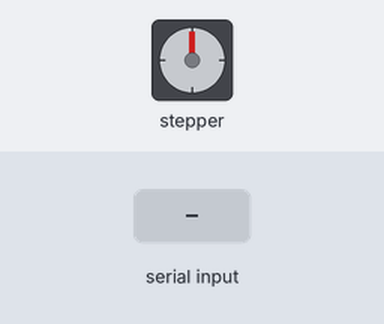
Recording of a sketch running on a simulated Arduino Uno, built with avr-gcc and run on an emulated ATmega328P. On the bench: stepper motor. The test bench sets the inputs (shaded band). Stepper angles assume 200 steps per turn.

Above: at 1.2 s.
1.3 s: "90,45\n" received over Serial
At 4.1 s:
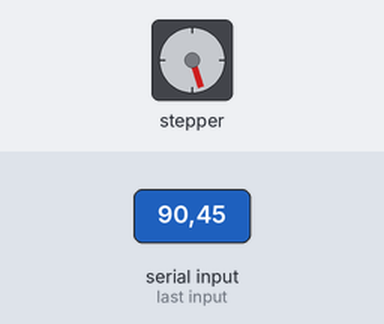
4.3 s: "30,150\n" received over Serial
At 6.8 s:
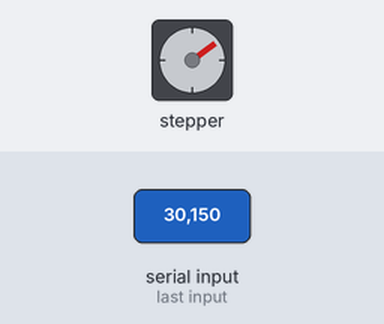
7.3 s: "200\n" received over Serial
At 7.72 s:
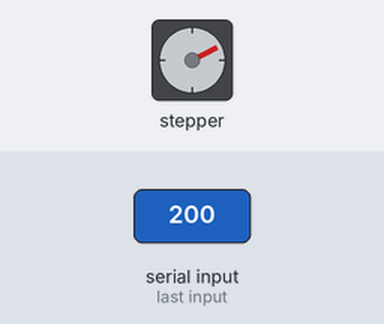
10.3 s: "90\n" received over Serial
13.3 s: "200\n" received over Serial
Timing chart, 0 to 17.3 s (numbered marks = the images above; inputs shaded):
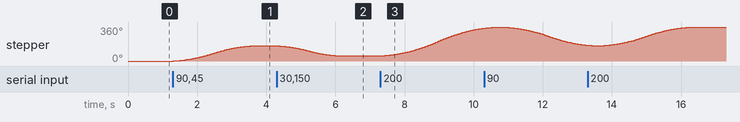

Measured:
- after the input at 1.3 s, stepper: turns 162° clockwise in 2.3 s, starting at once
- after the input at 4.3 s, stepper: turns 108° counter-clockwise in 1.8 s, starting at once
- after the input at 7.3 s, stepper: keeps turning clockwise at about 99°/s, starting at once

The sketch:

Control_con_puerto_serial.ino
```cpp
#include <AccelStepper.h>

const int stepPin = 2;
const int dirPin = 5;

AccelStepper motor1(1, stepPin, dirPin); // (Tipo de driver: con dos pines, STEP, DIR)

///////////////////// COMUNICACION SERIAL ////////////////
String inputString = "";
bool stringComplete = false;
int posicion = 0; // pasos

unsigned long lastTime = 0;

void setup() {
  Serial.begin(9600);
  motor1.setMaxSpeed(600);
  motor1.setAcceleration(50);
  //motor1.setCurrentPosition(0);
}
void loop() {

  ////////// SI RECIBE DATOS /////////////
  if (stringComplete)
  {
    posicion = inputString.toInt();

    inputString = "";
    stringComplete = false;
  }

   motor1.moveTo(posicion); // Definir el movimiento del motor hasta una posición en una referencia absoluta.
   motor1.run();
}

/////////////// RECEPCION DE DATOS /////////////////////
void serialEvent() {
  while (Serial.available()) {
    char inChar = (char)Serial.read();
    inputString += inChar;
    if (inChar == '\n') {
      stringComplete = true;
    }
  }
}
```
